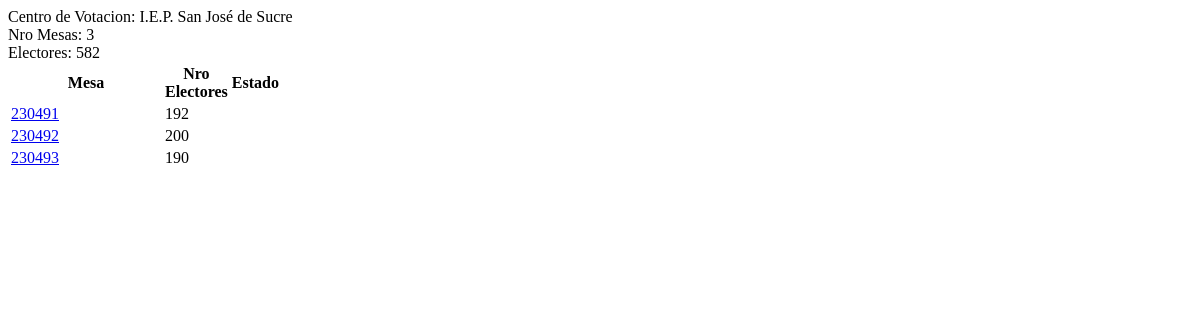
Page /gruposVotacion/1 on the earlier database version.
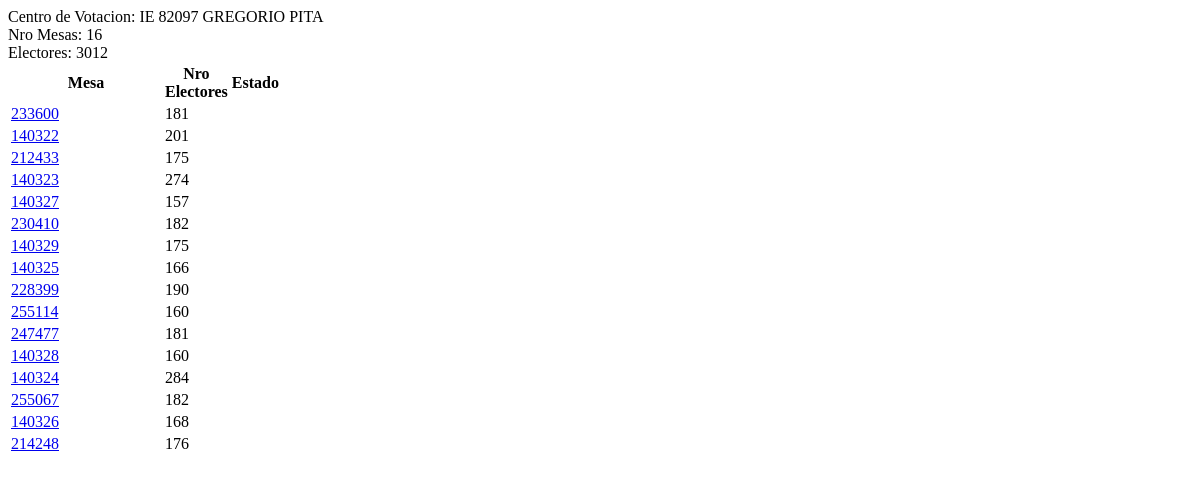
Same page on the later database version.
### elecciones_app/models.py (models this page shows, shortened)
class CentroVotacion(models.Model):
	nombre = models.CharField(max_length=140)
	ubigeo = models.ForeignKey(Ubigeo)

class GrupoVotacion(models.Model):
	codigo = models.CharField(max_length=8)
	centroVotacion = models.ForeignKey(CentroVotacion)
	electoresHabiles = models.IntegerField(null=True, blank=True)
	contabilizado = models.BooleanField(default = False)
	def __unicode__(self):
		return self.codigo

### elecciones_app/views.py (the view)
# urls.py: url(r'^gruposVotacion/(\d+)$', 'elecciones_app.views.gruposVotacion', name='gruposVotacion'),
def gruposVotacion(request, idCentroVotacion):
	centroVotacion = CentroVotacion.objects.get(pk = idCentroVotacion)
	gruposVotacion = GrupoVotacion.objects.filter(centroVotacion = centroVotacion)
	totalElectores = gruposVotacion.aggregate(cantidad = Sum('electoresHabiles'))
	return render(request, "elecciones_app/gruposVotacion.html", locals())

### elecciones_app/templates/elecciones_app/gruposVotacion.html (shortened to what this page needs)
<div class="row">
	<div class="title">
		<div class="small-8 columns">
			<span>Centro de Votacion: {{centroVotacion.nombre}}</span>
		</div>
		<div class="small-2 columns">
			Nro Mesas: {{gruposVotacion.count }}
		</div>
		<div class="small-2 columns">
			Electores: {{totalElectores.cantidad}}
		</div>
	</div>
</div>
<div class="row">
	<div class="small-12 columns">
		<table>
			<thead>
				<tr>
					<th width="150">Mesa</th>
					<th width="50">Nro Electores</th>
					<th width="10">Estado</th>
				</tr>
			</thead>
			<tbody>
			{% for grupoVotacion in gruposVotacion %}
				<tr>
					<td><a href="registrarActa/{{grupoVotacion.pk}}" class="grupoVotacion">{{grupoVotacion}}</a></td>
					<td>{{grupoVotacion.electoresHabiles}}</td>
					<td>
					</td>
				</tr>
			{% empty %}
				<tr>
					<td colspan="3">No existen mesas para este centro de votación</td>
				</tr>
			{% endfor %}
			</tbody>
		</table>
	</div>
</div>

Differences in the rows shown:
changed CentroVotacion: nombre "I.E.P. San José de Sucre" → "IE 82097 GREGORIO PITA"
changed GrupoVotacion (number 1 of 16 on the later page): codigo "230491" → "233600"; electoresHabiles "192" → "181"
changed GrupoVotacion (number 2 of 16 on the later page): codigo "230492" → "140322"; electoresHabiles "200" → "201"
changed GrupoVotacion (number 3 of 16 on the later page): codigo "230493" → "212433"; electoresHabiles "190" → "175"
now on this page (row edited): GrupoVotacion: codigo "140323", electoresHabiles "274"
now on this page (row edited): GrupoVotacion: codigo "140327", electoresHabiles "157"
added GrupoVotacion: codigo "230410", electoresHabiles "182"
added GrupoVotacion: codigo "140329", electoresHabiles "175"
added GrupoVotacion: codigo "140325", electoresHabiles "166"
added GrupoVotacion: codigo "228399", electoresHabiles "190"
added GrupoVotacion: codigo "255114", electoresHabiles "160"
added GrupoVotacion: codigo "247477", electoresHabiles "181"
added GrupoVotacion: codigo "140328", electoresHabiles "160"
added GrupoVotacion: codigo "140324", electoresHabiles "284"
added GrupoVotacion: codigo "255067", electoresHabiles "182"
added GrupoVotacion: codigo "140326", electoresHabiles "168"
added GrupoVotacion: codigo "214248", electoresHabiles "176"
Other differences:
{{ gruposVotacion.count }}: "3" → "16"
{{ totalElectores.cantidad }}: "582" → "3012"
